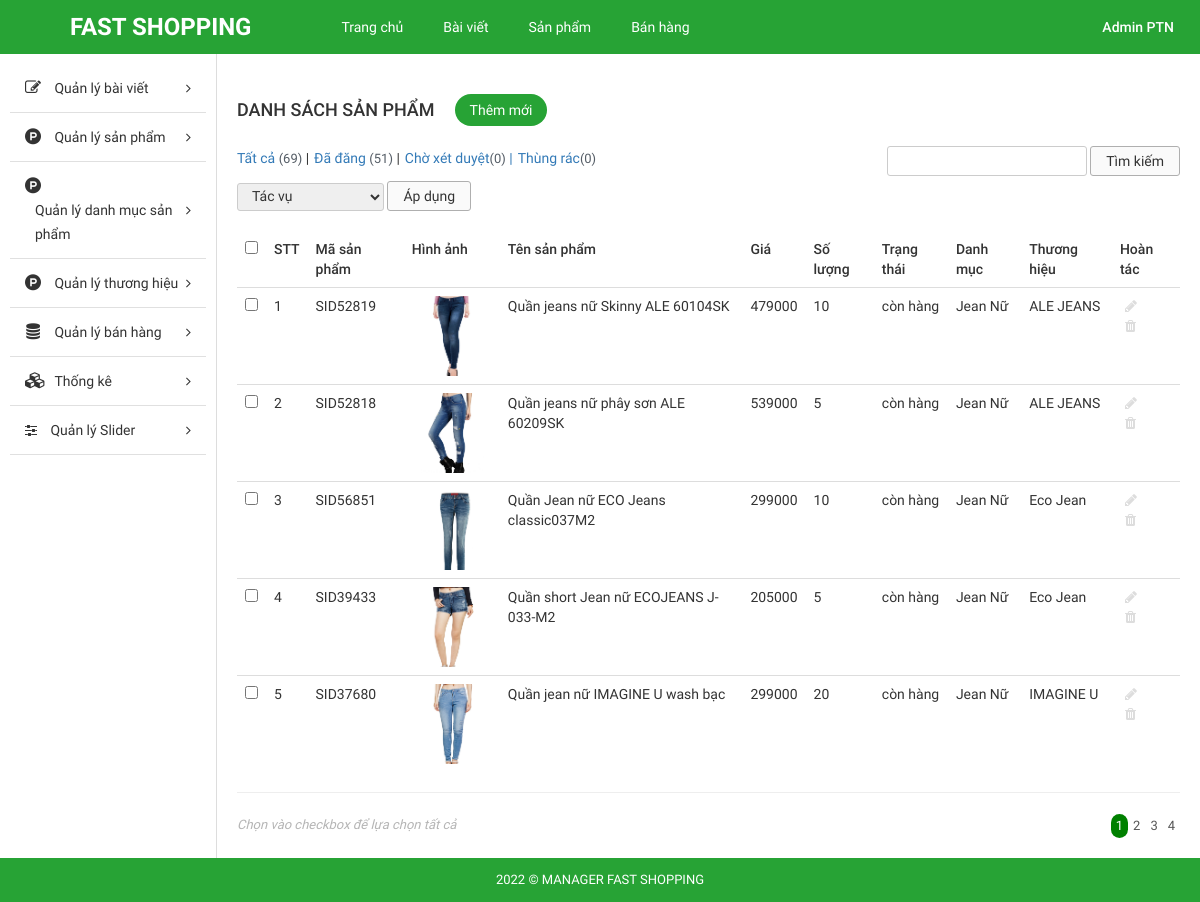
Page /Source_code/admin/index.php?modules=products&controllers=index&action=list (signed in) on the committed database.
### tables this page shows
CREATE TABLE `products` (
  `id` int NOT NULL AUTO_INCREMENT,
  `cat_id` int NOT NULL,
  `brand_id` int NOT NULL,
  `name` varchar(255) NOT NULL,
  `code` varchar(45) NOT NULL,
  `price` int NOT NULL,
  `quantity` int NOT NULL,
  `status` enum('còn hàng','hết hàng','hàng sắp về') NOT NULL,
  `detail` text NOT NULL,
  `image` varchar(255) NOT NULL,
  `description` varchar(255) NOT NULL,
  PRIMARY KEY (`id`),
  KEY `product_ibfk_1_idx` (`brand_id`) /*!80000 INVISIBLE */,
  KEY `product_ibfk_2_idx` (`cat_id`),
  CONSTRAINT `products_ibfk_1` FOREIGN KEY (`brand_id`) REFERENCES `tbl_brand` (`id`) ON DELETE CASCADE ON UPDATE RESTRICT,
  CONSTRAINT `products_ibfk_2` FOREIGN KEY (`cat_id`) REFERENCES `tbl_category` (`id`) ON DELETE CASCADE ON UPDATE RESTRICT
);

### Source_code/admin/libraries/database.php (called while the page is built, shortened)
<?php
function db_query($query_string) {
    global $conn;
    $result = mysqli_query($conn, $query_string);
    return $result;
}
function db_fetch_array($query_string) {
    $result = array();
    $mysqli_result = db_query($query_string);
    while ($row = mysqli_fetch_assoc($mysqli_result)) {
        $result[] = $row;
    }
    return $result;
}

### Source_code/admin/modules/products/models/indexModel.php (called while the page is built, shortened)
<?php
function getAllProduct(){
	return db_fetch_array("SELECT * FROM `products`");
}
function get_category_by_id($id){
	$data = db_fetch_array("SELECT * FROM `tbl_category` WHERE `id` = '$id'");
	return $data[0]['name'];
}
function get_brand_by_id($id){
	$data = db_fetch_array("SELECT * FROM `tbl_brand` WHERE `id` = '$id'");
	return $data[0]['name'];
}

### Source_code/admin/modules/products/controllers/indexController.php (called while the page is built, shortened)
<?php
function listAction() {
	$data_tmp = getAllProduct();
	for ($i=0; $i <count($data_tmp) ; $i++) {
		$data_tmp[$i]['category'] = get_category_by_id($data_tmp[$i]['cat_id']);
		$data_tmp[$i]['brand']  = get_brand_by_id($data_tmp[$i]['brand_id']) ;
	};
	if(!empty($_GET['page'])){
		$page = $_GET['page'];
	}else{
		$page =1;
	}
	$numProduct = count($data_tmp);
	$productOnPage = 5;
	$num = ceil($numProduct/$productOnPage);
	$start = ($page - 1) * $productOnPage;
	$res =[];
	for ($i=$start; $i < $start+$productOnPage; $i++) {
		if(isset($data_tmp[$i]))
        $res[] = $data_tmp[$i];
	};
	$data = [$res, $num, $page];
	load_view('list',$data);
}

### Source_code/admin/core/router.php (called while the page is built, shortened)
<?php
$action_name = get_action().'Action';
call_function(array('construct', $action_name));

### Source_code/admin/core/appload.php (called while the page is built, shortened)
<?php
require CONFIGPATH . DIRECTORY_SEPARATOR . 'database.php';
require LIBPATH . DIRECTORY_SEPARATOR . 'database.php';
require COREPATH . DIRECTORY_SEPARATOR . 'base.php';
require COREPATH . DIRECTORY_SEPARATOR . 'router.php';

### Source_code/admin/index.php (called while the page is built, shortened)
<?php
require COREPATH.DIRECTORY_SEPARATOR.'appload.php';

### Source_code/admin/modules/products/views/listView.php (the view, shortened to what this page needs)
<div id="main-content-wp" class="list-product-page">
    <div class="wrap clearfix">
        <div id="content" class="fl-right">
            <div class="section" id="title-page">
                <div class="clearfix">
                    <h3 id="index" class="fl-left">Danh sách sản phẩm</h3>
                    <a href="?modules=products&controllers=index&action=add" title="" id="add-new" class="fl-left">Thêm mới</a>
                </div>
            </div>
            <div class="section" id="detail-page">
                <div class="section-detail">
                    <div class="filter-wp clearfix">
                        <ul class="post-status fl-left">
                            <li class="all"><a href="">Tất cả <span class="count">(69)</span></a> |</li>
                            <li class="publish"><a href="">Đã đăng <span class="count">(51)</span></a> |</li>
                            <li class="pending"><a href="">Chờ xét duyệt<span class="count">(0)</span> |</a></li>
                            <li class="pending"><a href="">Thùng rác<span class="count">(0)</span></a></li>
                        </ul>
                        <form method="GET" class="form-s fl-right">
                            <input type="text" name="s" id="s">
                            <input type="submit" name="sm_s" value="Tìm kiếm">
                        </form>
                    </div>
                    <div class="actions">
                        <form method="GET" action="" class="form-actions">
                            <select name="actions">
                                <option value="0">Tác vụ</option>
                            </select>
                            <input type="submit" name="sm_action" value="Áp dụng">
                        </form>
                    </div>
                    <div class="table-responsive">
                        <table class="table list-table-wp">
                            <thead>
                                <tr>
                                    <td><input type="checkbox" name="checkAll" id="checkAll"></td>
                                    <td><span class="thead-text">STT</span></td>
                                    <td><span class="thead-text">Mã sản phẩm</span></td>
                                    <td><span class="thead-text">Hình ảnh</span></td>
                                    <td><span class="thead-text">Tên sản phẩm</span></td>
                                    <td><span class="thead-text">Giá</span></td>
                                    <td><span class="thead-text">Số lượng</span></td>
                                    <td><span class="thead-text">Trạng thái</span></td>
                                    <td><span class="thead-text">Danh mục</span></td>
                                    <td><span class="thead-text">Thương hiệu</span></td>
                                    <td><span class="thead-text">Hoàn tác</span></td>
                                </tr>
                            </thead>
                            <tbody>
                                <?php  $i=0; if(!empty($data['0'])) foreach ($data['0'] as $value) { $i++;?>
                                <tr>
                                    <td><input type="checkbox" name="checkItem" class="checkItem"></td>
                                    <td><span class="tbody-text"><?php echo $i; ?></span></td>
                                    <td><span class="tbody-text"><?php echo $value['code']; ?></span></td>
                                    <td>
                                        <div class="tbody-thumb">
                                            <img src="<?php echo $value['image']; ?>" alt="">
                                        </div>
                                    </td>
                                    <td><span class="tbody-text"><?php echo $value['name']; ?></span></td>
                                    <td><span class="tbody-text"><?php echo $value['price']; ?></span></td>
                                    <td><span class="tbody-text"><?php echo $value['quantity']; ?></span></td>
                                    <td><span class="tbody-text"><?php echo $value['status']; ?></span></td>
                                    <td><span class="tbody-text"><?php echo $value['category']; ?></span></td>
                                    <td><span class="tbody-text"><?php echo $value['brand']; ?></span></td>
                                    <td>
                                        <ul class="list-operation ">
                                            <li><a href="?modules=products&controllers=index&action=edit&id=<?php echo $value['id'] ;?>" title="Sửa" class="edit"><i class="fa fa-pencil" aria-hidden="true"></i></a></li>
                                            <li><a onclick="return Del('<?php echo $value['name'];?>')" href="?modules=products&controllers=index&action=delete&id=<?php echo $value['id'] ;?>" title="Xóa" class="delete"><i class="fa fa-trash" aria-hidden="true"></i></a></li>
                                        </ul>
                                    </td>
                                </tr>
                                <?php }; ?>
                            </tbody>
                        </table>
                        <hr>
                    </div>
                </div>
            </div>
            <div class="section" id="paging-wp">
                <div class="section-detail clearfix">
                    <p id="desc" class="fl-left">Chọn vào checkbox để lựa chọn tất cả</p>
                    <ul id="list-paging" class="fl-right">
                        <?php for ($i=1; $i <= $data['1'] ; $i++) { ?>
                        <li>
                            <a <?php if($i == $data['2']) echo 'style="background-color: green; color:white; border-radius:300px;"';  ?>  href="?modules=products&controllers=index&action=list&page=<?php echo $i; ?>" title=""><?php echo $i; ?></a>
                        </li>
                        <?php }; ?>
                    </ul>
                </div>
            </div>
        </div>
    </div>
</div>

### Source_code/admin/core/base.php (shortened to what this page needs)
<?php
function get_module() {
    global $config;
    $module = isset($_GET['modules']) ? $_GET['modules'] : $config['default_module'];
    return $module;
}
function call_function($list_function = array()) {
    if (is_array($list_function)) {
        foreach ($list_function as $f) {
            if (function_exists($f())) {
                $f();
            }
        }
    }
}
function load_view($name, $data_send = array()) {
    $data = $data_send;
    $path = MODULESPATH . DIRECTORY_SEPARATOR . get_module() . DIRECTORY_SEPARATOR . 'views' . DIRECTORY_SEPARATOR . $name . 'View.php';
    if (file_exists($path)) {
        require $path;
    } else {
        echo "Không tìm thấy {$path}";
    }
}
function get_header($name = '') {
    global $data;
    if (empty($name)) {
        $name = 'header';
    } else {
        $name = "header-{$name}";
    }
    $path = LAYOUTPATH . DIRECTORY_SEPARATOR . $name . '.php';
    if (file_exists($path)) {
        if (is_array($data)) {
            foreach ($data as $key => $a) {
                $$key = $a;
            }
        }
        require $path;
    } else {
        echo "Không tìm thấy {$path}";
    }
}
function get_footer($name = '') {
    global $data;
    if (empty($name)) {
        $name = 'footer';
    } else {
        $name = "footer-{$name}";
    }
    $path = LAYOUTPATH . DIRECTORY_SEPARATOR . $name . '.php';
    if (file_exists($path)) {
        if (is_array($data)) {
            foreach ($data as $key => $a) {
                $$key = $a;
            }
        }
        require $path;
    } else {
        echo "Không tìm thấy {$path}";
    }
}
function get_sidebar($name = '') {
    global $data;
    if (empty($name)) {
        $name = 'sidebar';
    } else {
        $name = "sidebar-{$name}";
    }
    $path = LAYOUTPATH . DIRECTORY_SEPARATOR . $name . '.php';
    if (file_exists($path)) {
        if (is_array($data)) {
            foreach ($data as $key => $a) {
                $$key = $a;
            }
        }
        require $path;
    } else {
        echo "Không tìm thấy {$path}";
    }
}
?>

### rows in the picture
products: code "SID52819", image (picture), name "Quần jeans nữ Skinny ALE 60104SK", price "479000", quantity "10", status "còn hàng", category "Jean Nữ", brand "ALE JEANS"
products: code "SID52818", image (picture), name "Quần jeans nữ phây sơn ALE 60209SK", price "539000", quantity "5", status "còn hàng", category "Jean Nữ", brand "ALE JEANS"
products: code "SID56851", image (picture), name "Quần Jean nữ ECO Jeans classic037M2", price "299000", quantity "10", status "còn hàng", category "Jean Nữ", brand "Eco Jean"
products: code "SID39433", image (picture), name "Quần short Jean nữ ECOJEANS J-033-M2", price "205000", quantity "5", status "còn hàng", category "Jean Nữ", brand "Eco Jean"
products: code "SID37680", image (picture), name "Quần jean nữ IMAGINE U wash bạc", price "299000", quantity "20", status "còn hàng", category "Jean Nữ", brand "IMAGINE U"
